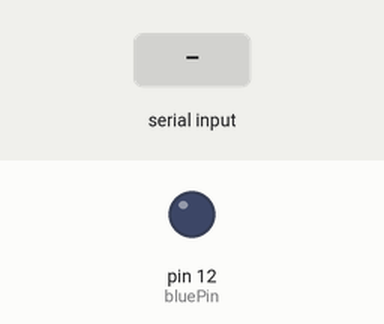
Bench run of a sketch on a simulated Arduino Uno, built with avr-gcc and run on an emulated ATmega328P. Shown: output pins drawn as LEDs (lit = HIGH). Dashed ring = blinking. The test bench sets the inputs (shaded band). What the sketch prints to the serial monitor is not drawn.

Above: at 1.2 s.
1.3 s: "90,45\n" received over Serial
At 1.7 s:
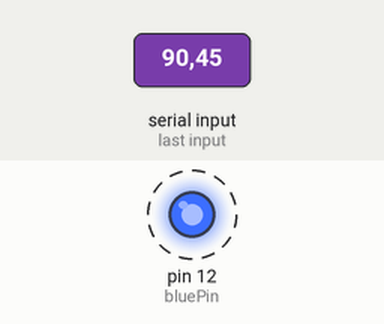
Timing chart, 0 to 10.3 s (numbered marks = the images above; inputs shaded):
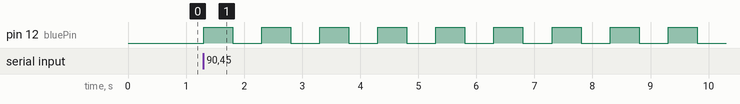

Measured:
- after the input at 1.3 s, pin 12 (bluePin): alternates HIGH for 0.50 s and LOW for 0.50 s, starting at once

The sketch:

09_reading_numbers_from_serial_monitor.ino
```cpp
int bluePin = 12;

int numBlinks;
int blinkTime = 500;

String msg = "How many Blinks you want: ";

void setup() {
 Serial.begin(9600);
 pinMode(bluePin, OUTPUT);
}

void loop() {
 Serial.println(msg);    // asking number from user

 while (Serial.available() == 0){}    // this loop will make serial port to wait till user enters data

 numBlinks = Serial.parseInt();    // this will read the data entered by user
 for (int j =1; j <= numBlinks; j += 2){
  digitalWrite(bluePin, HIGH);
  delay(blinkTime);

  digitalWrite(bluePin, LOW);
  delay(blinkTime);
 }
}
```
